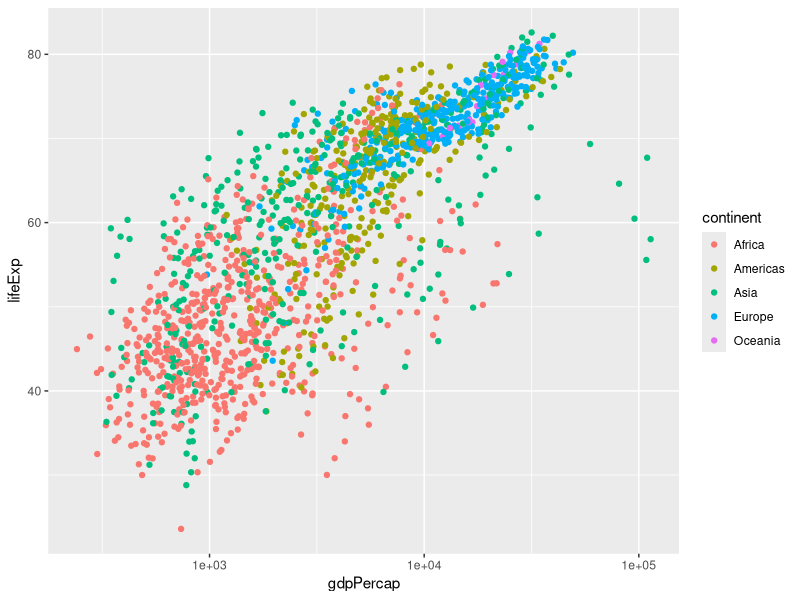

The R source for this figure:
## ---- chunk 1
library(ggplot2)
gapminder <- read.table("gapminder.txt", header = TRUE)
head(gapminder)
## ---- chunk 2
ggplot(data = gapminder, aes(x = gdpPercap, y = lifeExp)) +
  geom_point(aes(color=continent)) +
  scale_x_log10() 
